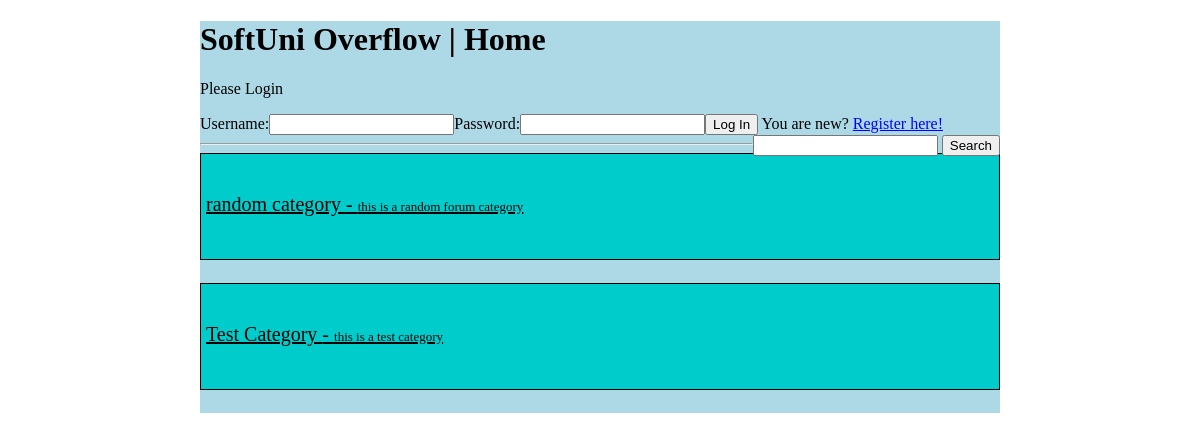
/php/index.php, run on the app's committed database.
### tables this page shows
CREATE TABLE IF NOT EXISTS `categories` (
  `id` tinyint(4) NOT NULL AUTO_INCREMENT,
  `category_title` varchar(150) NOT NULL,
  `category_description` varchar(255) NOT NULL,
  `last_post_date` datetime DEFAULT NULL,
  `last_user_posted` int(11) DEFAULT NULL,
  PRIMARY KEY (`id`)
);

### php/index.php (the view, shortened to what this page needs)
<!DOCTYPE html>
<html>
<head>
    <link rel="stylesheet" href="style.css"/>
</head>
<body>
<div id="wrapper">
    <h1>SoftUni Overflow | Home</h1>
    <?php
    if(isset($_SESSION['uid'])) {
        $welcome = "You are logged in as ";
        echo '<p>' . $welcome . "<a href='user_profile.php?uid=" . $_SESSION['uid'] .
            "'>" . $_SESSION['username'] ."</a>&nbsp;&bull;&nbsp;" .
            "<a href='logout.php'>Logout</a>";
    } else {
        echo "<p>Please Login</p>";
        echo '<form action="login.php" method="post">' .
            '<label for="username">Username:</label>' .
            '<input type="text" name="username" id="username"/>' .
            '<label for="pass">Password:</label>' .
            '<input type="password" name="pass" id="pass"/>' .
            '<input type="submit" name="sub" value="Log In"/>' .
            ' You are new? ' . '<a href = "create_new_user.php">Register here!</a>' .
        '</form>';
        ?>
        <form action="search_posts.php" method="get" class="search-bar">
            <input type="text" name="term" id="search-bar"/>
            <input type="submit" name="submitSearch" value="Search"/>
        </form>
        <?php
    }
    ?>
    <hr/>
<div id="content">
<?php
$sql = "SELECT * FROM categories ORDER BY category_title ASC";
$res = mysql_query($sql) or die(mysql_error());
if(mysql_num_rows($res) > 0) {
    $categories = "";
    while($row = mysql_fetch_assoc($res)) {
        $id = $row['id'];
        $title = $row['category_title'];
        $description = $row['category_description'];
        $categories .= "<a href='view_category.php?cid=".$id."' class='cat_links'>".$title ." - <font size='-1'>".$description."</font></a></br>";
    }
    echo $categories;
} else {
    echo "<p>There are no categories available yet";
}
?>
</div>
</div>
</body>
</html>

### php/style.css (style rules this page uses)
div#wrapper { width:800px; margin-left: auto; margin-right: auto; background-color:#add9e6; }
a { color:#0000ff; }
a.cat_links { display: block; padding:5px; padding-top:10px; border:1px solid #000000; margin-bottom: 5px; height: 90px; background: #00CCCC; color:#000000; font-size:20px; line-height: 80px; }
form { display: inline-block; }
form.search-bar { float:right; clear: both; vertical-align: top; }

### data on the page
categories: category_title "random category", category_description "this is a random forum category"
categories: category_title "Test Category", category_description "this is a test category"
